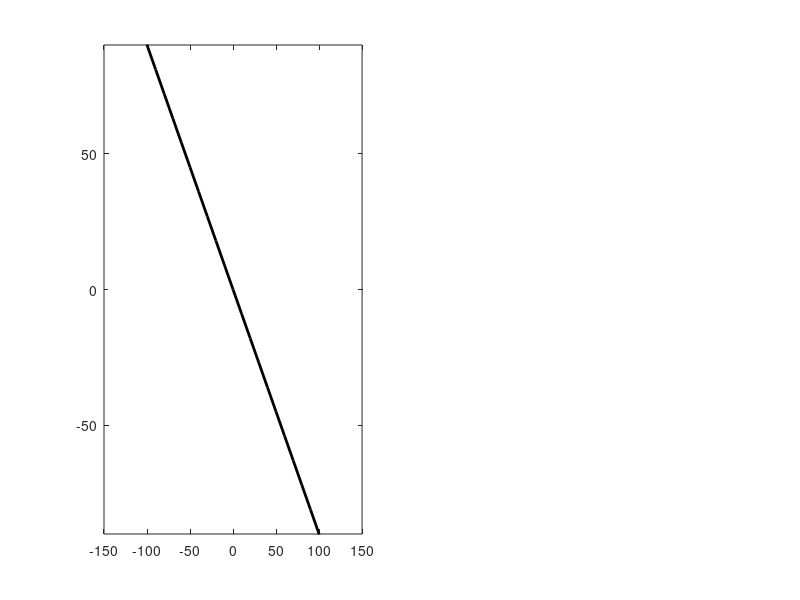

Source code (MATLAB): (Note: this script raises an error after producing the figure.)

clc
close all hidden;
clear all hidden;

%% VECTORS
figure;
theta	= -180:10:180;

% u		= 20;
% rot		= u*sind(theta);
u		= -0.9;
rot		= u*theta; % linear underestimation
k		= 5;
trans	= -(k*cosd(90-abs(theta)));
v		= -45;
thetaworld	= v*sind(theta); % linear underestimation
% v		= 0.05;
% thetaworld	= v*theta; % linear underestimation


% k = 0.05;
% trans = -abs(k*theta);
% trans = zeros(size(theta));
subplot(121)
plot(theta,rot,'k-','LineWidth',2);
axis([-150 150 -90 90]);
pa_horline;
axis square;

subplot(122)
plot(theta,trans,'k-','LineWidth',2);
axis([-150 150 -10 10]);
pa_horline;
axis square;

%% Head-fixed task, head-fixed speaker
T			= abs(trans); % remove direction
% 1
o			= T.*sind(theta);
a			= T.*cosd(theta);
% 2
thetaprime	= theta+rot;
odprime		= a.*tand(thetaprime);
oprime		= o-odprime;
oprime		= -oprime; % introduce direction
figure(666);
subplot(121)
plot(theta,oprime,'b-','LineWidth',1,'Color',[.7 .7 1]);
hold on
plot(theta,oprime,'bo','LineWidth',2,'MarkerFaceColor','w');
axis([-180 180 -10 10]);
axis square;
title('Head-fixed speakers, head-fixed task');


%% World-fixed task, head-fixed speaker
T			= abs(trans); % remove direction
% 1
oworld		= a./tand(90-thetaworld);
oworld		= o-oworld;
oworld = -oworld;
figure(666);
subplot(121)
plot(theta,oworld,'r-','LineWidth',1,'Color',[1 .7 .7]);
hold on
plot(theta,oworld,'ro','LineWidth',2,'MarkerFaceColor','w');
axis([-180 180 -10 10]);
axis square;
title('Head-fixed speakers, head-fixed task');



%% Head-fixed task, world-fixed speaker
T			= abs(trans); % remove direction
oprime		= T.*tand(thetaprime);
oprime = -oprime;
figure(666);
subplot(122)
plot(theta,oprime,'b-','LineWidth',1,'Color',[.7 .7 1]);
hold on
plot(theta,oprime,'bo','LineWidth',2,'MarkerFaceColor','w');
axis([-180 180 -10 10]);
axis square;
title('Head-fixed speakers, head-fixed task');

%% World-fixed task, head-fixed speaker
T			= abs(trans); % remove direction
% 1
oworld		= T.*tand(thetaworld);
oworld = -oworld;
figure(666);
subplot(122)
plot(theta,oworld,'r-','LineWidth',1,'Color',[1 .7 .7]);
hold on
plot(theta,oworld,'ro','LineWidth',2,'MarkerFaceColor','w');
axis([-180 180 -10 10]);
axis square;
title('Head-fixed speakers, head-fixed task');
